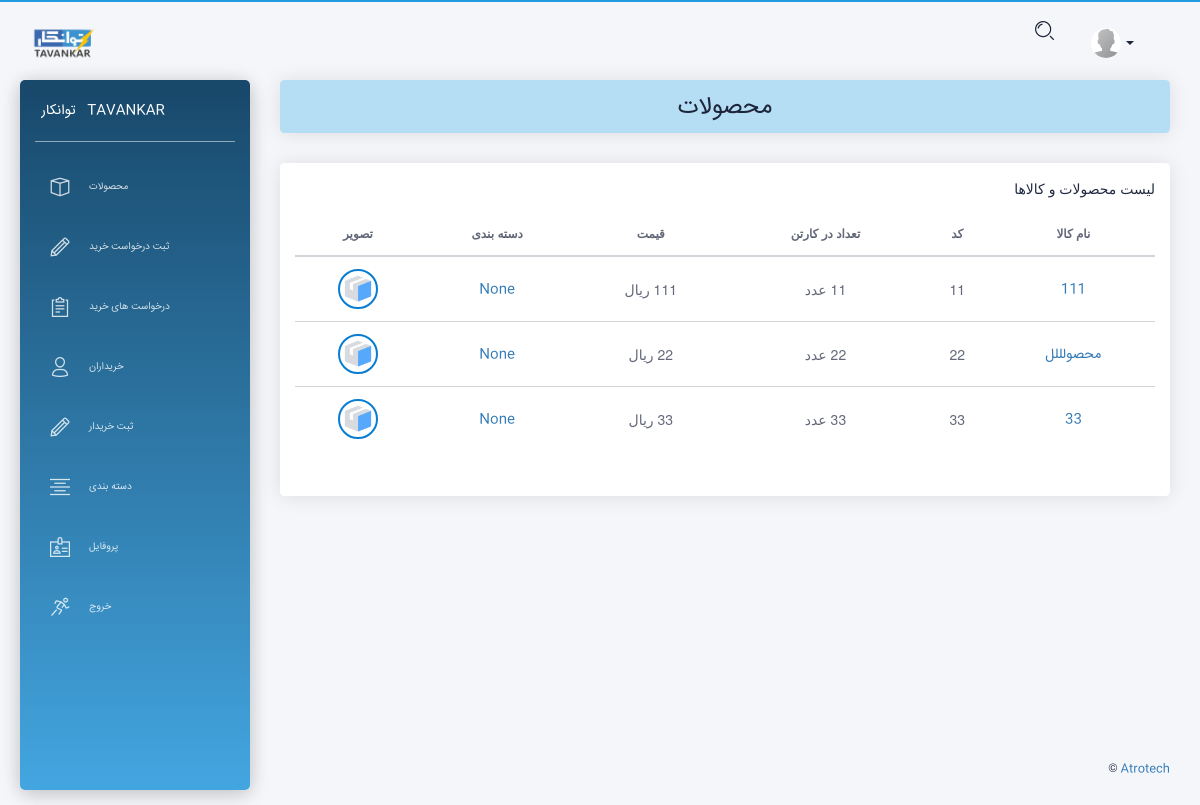
The app's page / (signed in), older data.
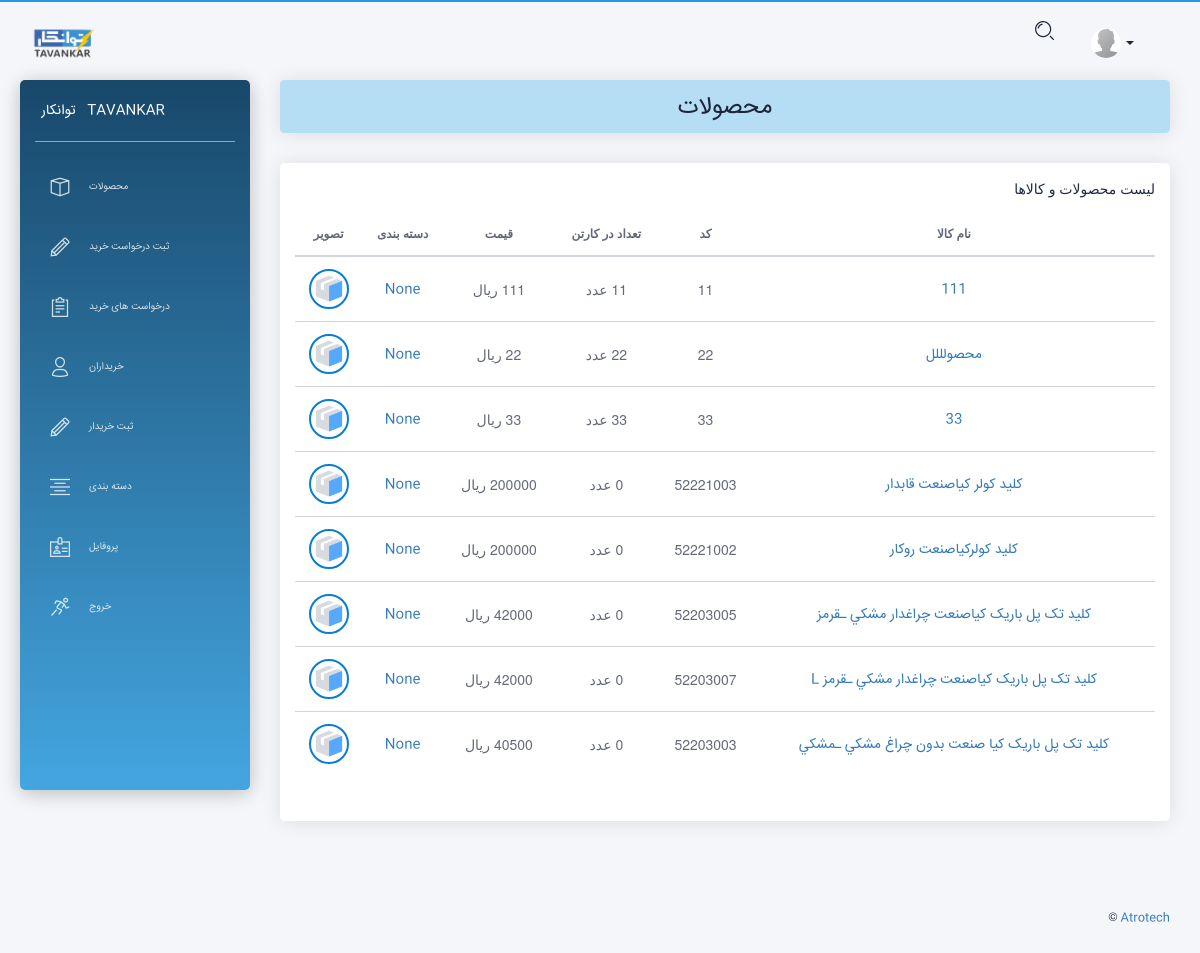
The same page, newer data.
### app/models.py (models this page shows, shortened)
class Profile(models.Model):
  user = models.OneToOneField(User, on_delete=models.CASCADE,unique=True,related_name='profile',verbose_name = "کاربر")
  phone = models.CharField(max_length=50,null=True, blank=True,verbose_name = " شماره تماس  ")
  address = models.CharField(max_length=3000,null=True, blank=True,verbose_name = " آدرس  ")
  user_photo = models.ImageField(upload_to='user_uploads/user_photo',default='user_uploads/user_photo/default.png',null=True, blank=True,verbose_name = "تصویر کاربر")
  class Meta:
      verbose_name = "پروفایل"
      verbose_name_plural = " پروفایل ها "

class Product(models.Model):
    name = models.CharField(max_length=200, unique=True, verbose_name = "نام")
    code = models.CharField(max_length=40, unique=True, verbose_name = "کد")
    qty_in_box = models.IntegerField(verbose_name = "تعداد در کارتن")
    price = models.CharField(max_length=40, verbose_name = "قیمت ( ریال )")
    category = models.ForeignKey(Category ,on_delete=models.CASCADE ,null=True, blank=True, verbose_name = "دسته بندی")
    description = models.TextField(max_length=1000, null=True, blank=True, verbose_name = "توضیحات")
    image = models.ImageField(upload_to='media', default='media/Default.png', null=True, blank=True, verbose_name = "تصویر")
    def get_absolute_url(self):
        return reverse('app:product_detail',args=[self.id])
    class Meta:
        verbose_name = "محصول"
        verbose_name_plural = "محصولات"

### app/views.py (the view)
# urls.py: path('', views.product, name='product'),
@login_required()
def product(request):
    products = models.Product.objects.all()
    context = {'products':products}
    return render(request, 'products.html', context)

### templates/products.html (shortened to what this page needs)
{% extends "layouts/base.html" %}
{% block content %}
<div class="row">
  <div class="col-md-12">
    <div class="card card-lavender">
      <div class="card-header">
        <h3 class="card-title" dir="rtl" align="center"> محصولات </h3>
      </div>
    </div>
  </div>
</div>
<div class="row">
  <div class="col-md-12">
    <div class="card" align="right" dir="rtl">
      <div class="card-header"> لیست محصولات و کالاها  </div>
      <div class="card-body">
        <div class="table-responsive">
          <table class="table tablesorter text-center" id="">
            <thead class=" text-primary">
              <tr class="bold">
                <th> نام کالا </th>
                <th> کد </th>
                <th> تعداد در کارتن </th>
                <th> قیمت </th>
                <th> دسته بندی </th>
                <th> تصویر </th>
              </tr>
            </thead>
            <tbody>
            {% for Product in products %}
              <tr>
                <td> <a href="{{ Product.get_absolute_url }}"> {{ Product.name }} </a> </td>
                <td> {{ Product.code }} </td>
                <td> {{ Product.qty_in_box }} عدد </td>
                <td> {{ Product.price }} ریال </td>
                <td> <a href="{{ Product.category.get_absolute_url }}">{{ Product.category }} </a> </td>
                <td>
                  <div class="photo">
                     <img src="{{ Product.image.url }}">
                  </div>
                </td>
              </tr>
            {% endfor %}
            </tbody>
          </table>
        </div>
      </div>
    </div>
  </div>
</div>
{% endblock content %}

### templates/layouts/base.html (shortened to what this page needs)
<!DOCTYPE html>
<html lang="en">
{% load static %}
{% load bootstrap %}
<head>
  <link href="https://use.fontawesome.com/releases/v5.0.6/css/all.css" rel="stylesheet">
  <link href="{% static 'assets/css/nucleo-icons.css' %}" rel="stylesheet" />
  <link href="{% static 'assets/css/black-dashboard.css' %}" rel="stylesheet" />
  <link href="{% static 'account/css/bootstrap.min.css' %}" rel="stylesheet" />
  <link rel="stylesheet" href="https://cdnjs.cloudflare.com/ajax/libs/normalize/5.0.0/normalize.min.css">
  <link href="{% static 'assets/css/mold_img_slider.css' %}" rel="stylesheet" />
  <link href="https://cdnjs.cloudflare.com/ajax/libs/bootstrap-select/1.10.0/css/bootstrap-select.min.css" rel="stylesheet" />
</head>
<body class="white-content">
  <div class="wrapper">
    {% include 'includes/sidebar.html' %}
    <div class="main-panel" data="dark-blue">
      {% include 'includes/navigation.html' %}
      <div class="content">
        {% block content %}{% endblock content %}
      </div>
      {% include 'includes/footer.html' %}
    </div>
  </div>
</body>
</html>

### templates/includes/sidebar.html
    <div class="sidebar" data="dark-blue">
      <div class="sidebar-wrapper">
        <div class="logo">
          <a target="_blank" href="https://atrotech.ir" class="simple-text logo-mini">
             توانکار
          </a>
          <a target="_blank" href="https://atrotech.ir" class="simple-text logo-normal">
            Tavankar
          </a>
        </div>
        <ul class="nav">
        {% if user.is_authenticated %}
          <li class="{% if request.path == '/product' %} active {% endif %}">
            <a href="{% url 'app:product' %}">
              <i class="tim-icons icon-app"></i>
              <p> محصولات </p>
            </a>
          </li>
          <li class="{% if request.path == '/register_purchase_request' %} active {% endif %}">
            <a href="{% url 'app:register_purchase_request' %}">
              <i class="tim-icons icon-pencil"></i>
              <p> ثبت درخواست خرید </p>
            </a>
          </li>
          <li class="{% if request.path == '/purchase_request' %} active {% endif %}">
            <a href="{% url 'app:purchase_request' %}">
              <i class="tim-icons icon-notes"></i>
              <p> درخواست های خرید </p>
            </a>
          </li>
          <li class="{% if request.path == '/buyers' %} active {% endif %}">
            <a href="{% url 'app:buyers' %}">
              <i class="tim-icons icon-single-02"></i>
              <p> خریداران </p>
            </a>
          </li>
          <li class="{% if request.path == '/register_buyer' %} active {% endif %}">
            <a href="{% url 'app:register_buyer' %}">
               <i class="tim-icons icon-pencil"></i>
              <p> ثبت خریدار </p>
            </a>
          </li>
          <li class="{% if request.path == '/category' %} active {% endif %}">
            <a href="{% url 'app:category' %}">
              <i class="tim-icons icon-align-center"></i>
              <p> دسته بندی </p>
            </a>
          </li>
          <li class="{% if request.path == '/profile' %} active {% endif %}">
            <a href="{% url 'app:profile' %}">
              <i class="tim-icons icon-badge"></i>
              <p> پروفایل </p>
            </a>
          </li>
          <li>
            <a href="{% url 'account_logout' %}" >
              <i class="tim-icons icon-user-run"></i>
              <p> خروج </p>
            </a>
          </li>
          {% endif %}
        </ul>
      </div>
    </div>

### templates/includes/navigation.html (shortened to what this page needs)
{% load static %}
      <nav class="navbar navbar-expand-lg navbar-absolute navbar-transparent">
        <div class="container-fluid">
          <div class="navbar-wrapper">
            <a class="navbar-brand" href="javascript:void(0)">
              <img class="avatar" width="45%" src="{% static 'assets/img/logo.png' %}" alt="logo">
            </a>
          </div>
          <div class="collapse navbar-collapse" id="navigation">
            {% if user.is_authenticated %}
            <ul class="navbar-nav ml-auto">
              <li class="search-bar input-group">
                <button class="btn btn-link" id="search-button" data-toggle="modal" data-target="#searchModal"><i class="tim-icons icon-zoom-split" ></i>
                </button>
              </li>
              <li class="dropdown nav-item">
                <a href="#" class="dropdown-toggle nav-link" data-toggle="dropdown">
                  <div class="photo">
                    <img src="{{ request.user.profile.user_photo.url }}" alt="Profile Photo">
                  </div>
                  <b class="caret d-none d-lg-block d-xl-block"></b>
                </a>
              </li>
            </ul>
            {% endif %}
          </div>
        </div>
      </nav>

### templates/includes/footer.html
  <footer class="footer">
    <div class="container-fluid">
      <div class="copyright">
        &copy; <a target="_blank" href="https://www.Atrotech.ir">Atrotech</a>
      </div>
    </div>
  </footer>

### templates/includes/scripts.html (shortened to what this page needs)
{% load static %}

Row changes from the older to the newer data that the page shows:
added Product: name "كليد کولر کياصنعت قابدار", code "52221003", price "200000", category "None", image (placeholder picture)
added Product: name "كليد کولرکياصنعت روکار", code "52221002", price "200000", category "None", image (placeholder picture)
added Product: name "كليد تک پل باريک كياصنعت چراغدار مشکي ـقرمز", code "52203005", category "None", image (placeholder picture)
added Product: name "كليد تک پل باريک كياصنعت چراغدار مشکي ـقرمز L", code "52203007", category "None", image (placeholder picture)
added Product: name "كليد تک پل باريک كيا صنعت بدون چراغ مشکي ـمشکي", code "52203003", category "None", image (placeholder picture)
